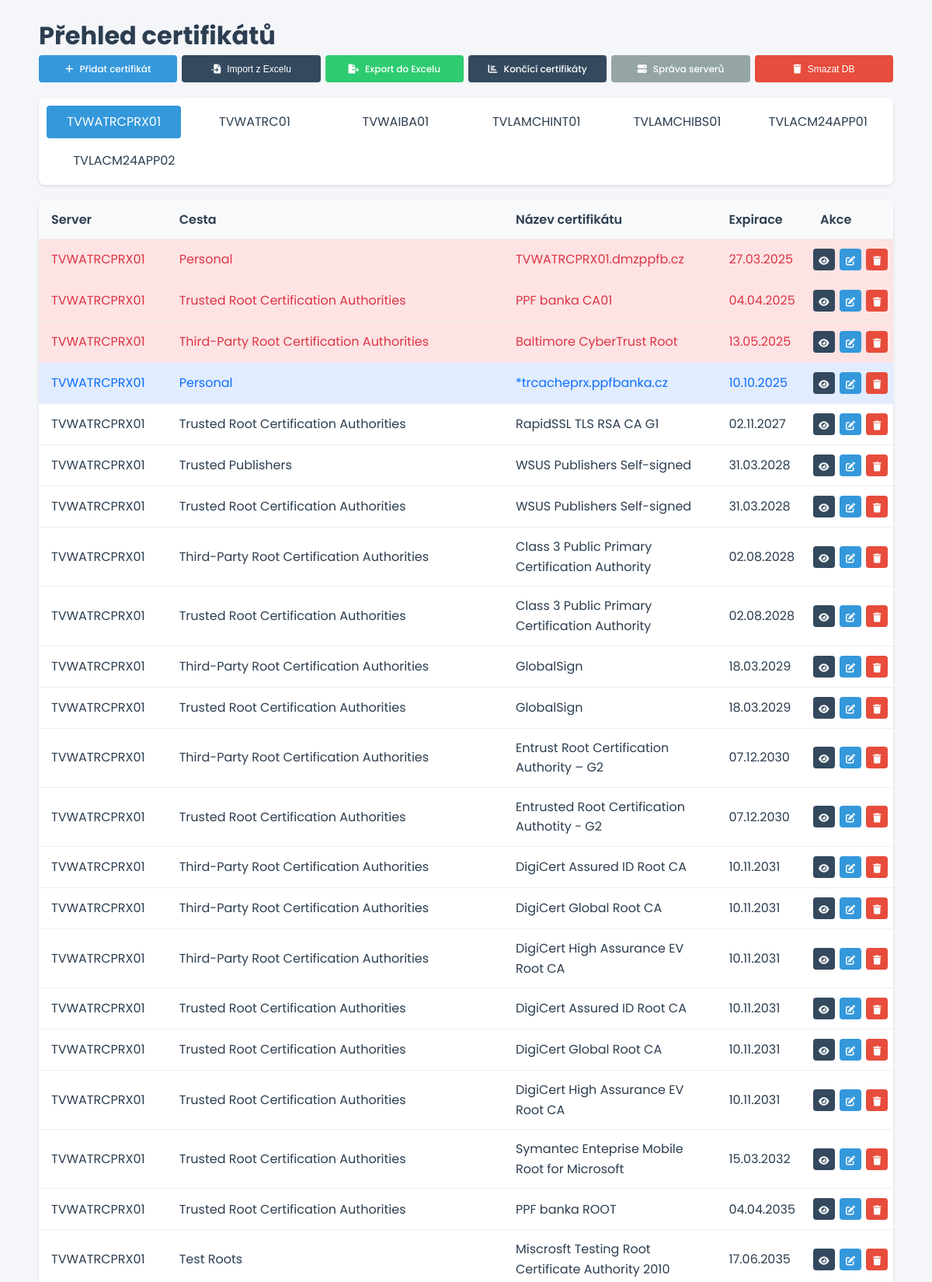
/evidence_certifikatu/evidence_certifikatu (upper part), run on the app's committed database.
### app/models.py (models this page shows)
class Server(db.Model):
    id = db.Column(db.Integer, primary_key=True)
    nazev = db.Column(db.String(100), unique=True, nullable=False)
    popis = db.Column(db.Text)
    vytvoreno = db.Column(db.DateTime, default=datetime.utcnow)

class Certifikat(db.Model):
    id = db.Column(db.Integer, primary_key=True)
    server = db.Column(db.String(100), db.ForeignKey('server.nazev'), nullable=False)
    cesta = db.Column(db.String(200), nullable=False)
    nazev = db.Column(db.String(100), nullable=False)
    expirace = db.Column(db.Date, nullable=False)
    poznamka = db.Column(db.Text, nullable=True)
    vytvoreno = db.Column(db.DateTime, default=datetime.utcnow)

### app/main/routes.py (the view)
@bp.route('/')
@bp.route('/evidence_certifikatu')
def index():
    try:
        servery = Server.query.all()
        servery_nazvy = [server.nazev for server in servery]
        aktivni_server = servery_nazvy[0] if servery_nazvy else None
        if aktivni_server:
            certifikaty = Certifikat.query.filter_by(server=aktivni_server)\
                .order_by(Certifikat.expirace, Certifikat.cesta).all()
        else:
            certifikaty = []
        return render_template('index.html',
                             certifikaty=certifikaty,
                             servery=servery_nazvy,
                             aktivni_server=aktivni_server)
    except Exception as e:
        current_app.logger.error(f'Chyba při načítání hlavní stránky: {str(e)}')
        return f"Došlo k chybě: {str(e)}", 500

### app/templates/index.html (shortened to what this page needs)
{% extends "base.html" %}
{% block content %}
<h1>Přehled certifikátů</h1>
<div class="toolbar">
    <div class="button-group">
        <a href="{{ url_for('certificates.pridat_certifikat') }}" class="button primary">
            <i class="fas fa-plus"></i>
            Přidat certifikát
        </a>
        <button onclick="toggleImport()" class="button info">
            <i class="fas fa-file-import"></i>
            Import z Excelu
        </button>
        <a href="{{ url_for('certificates.export_excel') }}" class="button success">
            <i class="fas fa-file-export"></i>
            Export do Excelu
        </a>
        <a href="{{ url_for('dashboard.index') }}" class="button info">
            <i class="fas fa-chart-bar"></i>
            Končící certifikáty
        </a>
        <a href="{{ url_for('servers.seznam_serveru') }}" class="button secondary">
            <i class="fas fa-server"></i>
            Správa serverů
        </a>
        <button onclick="smazatDB()" class="button danger">
            <i class="fas fa-trash"></i>
            Smazat DB
        </button>
    </div>
</div>
    <div class="nav-list">
        {% for server in servery %}
        <a href="#"
           data-server="{{ server }}"
           class="nav-item {% if server == aktivni_server %}active{% endif %}">
            {{ server }}
        </a>
        {% endfor %}
    </div>
<div class="table-container">
    <table>
        <thead>
            <tr>
                <th>Server</th>
                <th>Cesta</th>
                <th>Název certifikátu</th>
                <th>Expirace</th>
                <th>Akce</th>
            </tr>
        </thead>
        <tbody>
            {% for cert in certifikaty %}
            <tr class="{{ cert|get_expiry_class }}">
                <td>{{ cert.server }}</td>
                <td>{{ cert.cesta }}</td>
                <td>{{ cert.nazev }}</td>
                <td>{{ cert.expirace.strftime('%d.%m.%Y') }}</td>
                <td class="actions">
                    <a class="button small info" onclick="zobrazitDetail('{{ cert.id }}')" title="Detail">
                        <i class="fas fa-eye"></i>
                    </a>
                    <a class="button small primary" onclick="upravitCertifikat('{{ cert.id }}')" title="Upravit">
                        <i class="fas fa-edit"></i>
                    </a>
                    <a class="button small danger" onclick="smazatCertifikat('{{ cert.id }}')" title="Smazat">
                        <i class="fas fa-trash"></i>
                    </a>
                </td>
            </tr>
            {% endfor %}
        </tbody>
    </table>
</div>
{% endblock %}

### static/css/style.css (style rules this page uses)
:root { --primary-color: #3498db; --success-color: #2ecc71; --danger-color: #e74c3c; --warning-color: #f39c12; --info-color: #34495e; --text-color: #2c3e50; --background-color: #f5f6fa; --border-radius: 8px; --box-shadow: 0 2px 4px rgba(0,0,0,0.1); }
* { margin: 0; padding: 0; box-sizing: border-box; }
body { font-family: 'Poppins', sans-serif; background: var(--background-color); color: var(--text-color); line-height: 1.6; padding: 20px; }
.toolbar { margin-bottom: 15px; width: 100%; }
.button-group { display: flex; gap: 6px; flex-wrap: wrap; width: 100%; justify-content: stretch; }
.nav-list { display: flex; gap: 8px; margin: 20px 0; background: white; padding: 10px; border-radius: 8px; box-shadow: 0 2px 4px rgba(0,0,0,0.1); flex-wrap: wrap; justify-content: space-between; width: 100%; }
.nav-item { flex: 1; text-align: center; padding: 8px 16px; text-decoration: none; color: #2c3e50; border-radius: 4px; transition: all 0.2s; white-space: nowrap; min-width: 150px; max-width: 200px; }
.nav-item.active { background: #3498db; color: white; }
.table-container { background: white; border-radius: var(--border-radius); box-shadow: var(--box-shadow); overflow: hidden; margin: 20px 0; }
table { width: 100%; border-collapse: collapse; }
th, td { padding: 12px 16px; text-align: left; border-bottom: 1px solid #eee; }
th { background: #f8f9fa; font-weight: 600; color: var(--text-color); }
th:nth-child(1), td:nth-child(1) { width: 15%; }
th:nth-child(2), td:nth-child(2) { width: 40%; }
th:nth-child(3), td:nth-child(3) { width: 25%; }
th:nth-child(4), td:nth-child(4) { width: 10%; }
th:nth-child(5), td:nth-child(5) { width: 10%; }
td.actions { white-space: nowrap; width: 120px; text-align: center; padding: 12px 4px; }
.button { border: none; border-radius: 4px; padding: 8px 16px; cursor: pointer; font-size: 12px; font-weight: 500; text-decoration: none; transition: all 0.2s; display: inline-flex; align-items: center; gap: 8px; }
.button-group .button { flex: 1; min-width: 140px; text-align: center; justify-content: center; }
.button.primary { background: var(--primary-color); color: white; }
.button.success { background: var(--success-color); color: white; }
.button.danger { background: var(--danger-color); color: white; }
.button.info { background: var(--info-color); color: white; }
.button.secondary { background: #95a5a6; color: white; }
.button.small { padding: 6px; min-width: unset; width: 28px; height: 28px; display: inline-block; margin: 0 1px; flex: none; }
.button.small i { margin: 0 auto; }
tr.cert-expired { background-color: rgba(239, 68, 68, 0.15) !important; }
tr.cert-ending-year { background-color: rgba(59, 130, 246, 0.15) !important; }
.cert-expired { color: #dc3545; }
.cert-ending-year { color: #0d6efd; }
h1 { white-space: nowrap; display: inline-block; }

### data on the page
Server: nazev "TVWATRCPRX01"
Server: nazev "TVWATRC01"
Server: nazev "TVWAIBA01"
Server: nazev "TVLAMCHINT01"
Server: nazev "TVLAMCHIBS01"
Server: nazev "TVLACM24APP01"
Server: nazev "TVLACM24APP02"
Certifikat: server "TVWATRCPRX01", cesta "Personal", nazev "TVWATRCPRX01.dmzppfb.cz", expirace "27.03.2025"
Certifikat: server "TVWATRCPRX01", cesta "Trusted Root Certification Authorities", nazev "PPF banka CA01", expirace "04.04.2025"
Certifikat: server "TVWATRCPRX01", cesta "Third-Party Root Certification Authorities", nazev "Baltimore CyberTrust Root", expirace "13.05.2025"
Certifikat: server "TVWATRCPRX01", cesta "Personal", nazev "*trcacheprx.ppfbanka.cz", expirace "10.10.2025"
Certifikat: server "TVWATRCPRX01", cesta "Trusted Root Certification Authorities", nazev "RapidSSL TLS RSA CA G1", expirace "02.11.2027"
Certifikat: server "TVWATRCPRX01", cesta "Trusted Publishers", nazev "WSUS Publishers Self-signed", expirace "31.03.2028"
Certifikat: server "TVWATRCPRX01", cesta "Trusted Root Certification Authorities", nazev "WSUS Publishers Self-signed", expirace "31.03.2028"
Certifikat: server "TVWATRCPRX01", cesta "Third-Party Root Certification Authorities", nazev "Class 3 Public Primary Certification Authority", expirace "02.08.2028"
Certifikat: server "TVWATRCPRX01", cesta "Trusted Root Certification Authorities", nazev "Class 3 Public Primary Certification Authority", expirace "02.08.2028"
Certifikat: server "TVWATRCPRX01", cesta "Third-Party Root Certification Authorities", nazev "GlobalSign", expirace "18.03.2029"
Certifikat: server "TVWATRCPRX01", cesta "Trusted Root Certification Authorities", nazev "GlobalSign", expirace "18.03.2029"
Certifikat: server "TVWATRCPRX01", cesta "Third-Party Root Certification Authorities", nazev "Entrust Root Certification Authority – G2", expirace "07.12.2030"
Certifikat: server "TVWATRCPRX01", cesta "Trusted Root Certification Authorities", nazev "Entrusted Root Certification Authotity - G2", expirace "07.12.2030"
Certifikat: server "TVWATRCPRX01", cesta "Third-Party Root Certification Authorities", nazev "DigiCert Assured ID Root CA", expirace "10.11.2031"
Certifikat: server "TVWATRCPRX01", cesta "Third-Party Root Certification Authorities", nazev "DigiCert Global Root CA", expirace "10.11.2031"
Certifikat: server "TVWATRCPRX01", cesta "Third-Party Root Certification Authorities", nazev "DigiCert High Assurance EV Root CA", expirace "10.11.2031"
Certifikat: server "TVWATRCPRX01", cesta "Trusted Root Certification Authorities", nazev "DigiCert Assured ID Root CA", expirace "10.11.2031"
Certifikat: server "TVWATRCPRX01", cesta "Trusted Root Certification Authorities", nazev "DigiCert Global Root CA", expirace "10.11.2031"
Certifikat: server "TVWATRCPRX01", cesta "Trusted Root Certification Authorities", nazev "DigiCert High Assurance EV Root CA", expirace "10.11.2031"
Certifikat: server "TVWATRCPRX01", cesta "Trusted Root Certification Authorities", nazev "Symantec Enteprise Mobile Root for Microsoft", expirace "15.03.2032"
Certifikat: server "TVWATRCPRX01", cesta "Trusted Root Certification Authorities", nazev "PPF banka ROOT", expirace "04.04.2035"
Certifikat: server "TVWATRCPRX01", cesta "Test Roots", nazev "Miscrosft Testing Root Certificate Authority 2010", expirace "17.06.2035"
